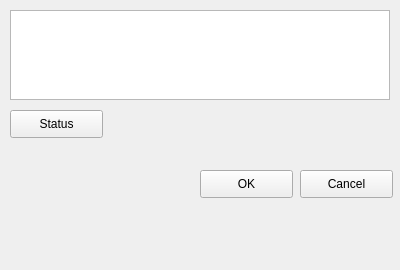
<?xml version="1.0" encoding="UTF-8"?>
<ui version="4.0">
 <class>MainWindow</class>
 <widget class="QMainWindow" name="MainWindow">
  <property name="geometry">
   <rect>
    <x>0</x>
    <y>0</y>
    <width>400</width>
    <height>270</height>
   </rect>
  </property>
  <property name="windowTitle">
   <string>Проверка свободного места</string>
  </property>
  <widget class="QWidget" name="centralwidget">
   <widget class="QPushButton" name="OKBtn">
    <property name="geometry">
     <rect>
      <x>200</x>
      <y>170</y>
      <width>93</width>
      <height>28</height>
     </rect>
    </property>
    <property name="text">
     <string>OK</string>
    </property>
   </widget>
   <widget class="QPushButton" name="CnclBtn">
    <property name="geometry">
     <rect>
      <x>300</x>
      <y>170</y>
      <width>93</width>
      <height>28</height>
     </rect>
    </property>
    <property name="text">
     <string>Cancel</string>
    </property>
   </widget>
   <widget class="QPushButton" name="stsBtn">
    <property name="geometry">
     <rect>
      <x>10</x>
      <y>110</y>
      <width>93</width>
      <height>28</height>
     </rect>
    </property>
    <property name="text">
     <string>Status</string>
    </property>
   </widget>
   <widget class="QTextBrowser" name="textBrowser">
    <property name="geometry">
     <rect>
      <x>10</x>
      <y>10</y>
      <width>380</width>
      <height>90</height>
     </rect>
    </property>
   </widget>
  </widget>
  <widget class="QMenuBar" name="menubar">
   <property name="geometry">
    <rect>
     <x>0</x>
     <y>0</y>
     <width>400</width>
     <height>26</height>
    </rect>
   </property>
  </widget>
 </widget>
 <resources/>
 <connections/>
</ui>
